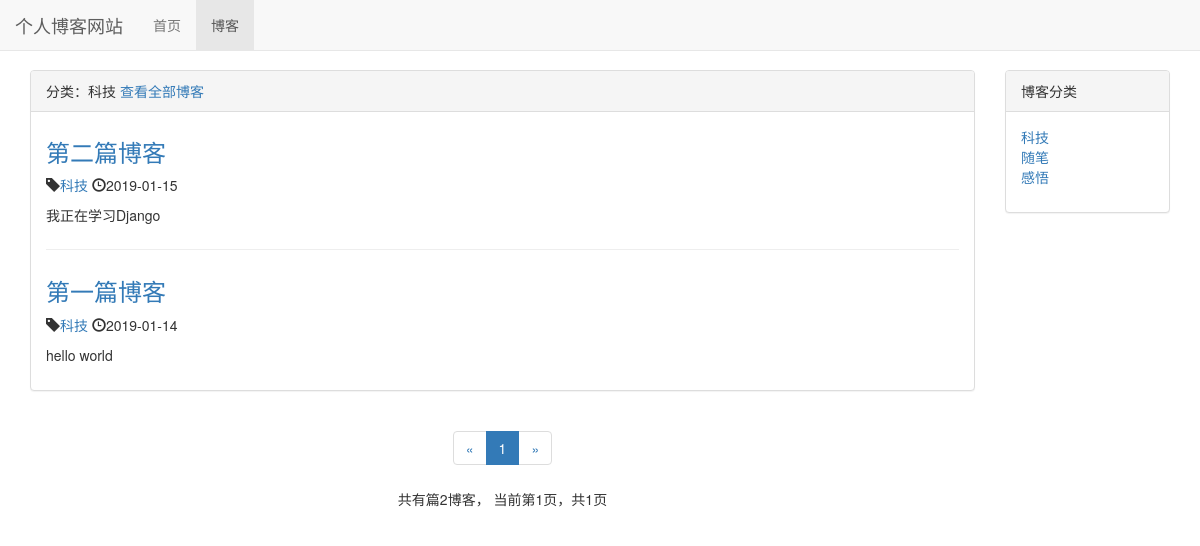
The app's page /blog/type/1, older data.
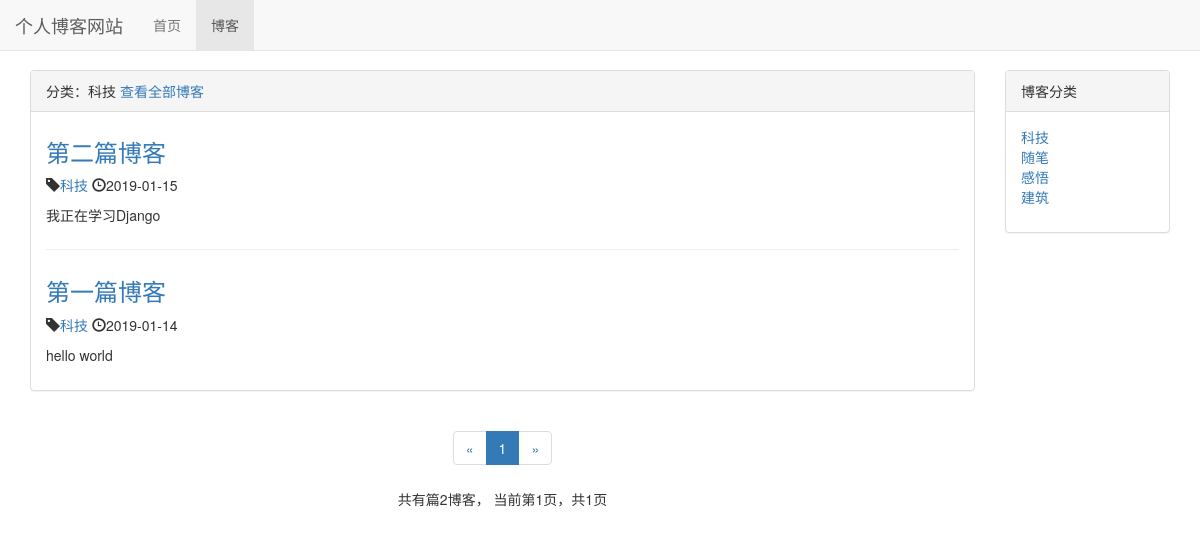
The same page, newer data.
### blog/models.py (models this page shows, shortened)
class Blog(models.Model):
    title = models.CharField(max_length=50)
    blog_type = models.ForeignKey(BlogType, default='', on_delete=models.DO_NOTHING)
    content = models.TextField()
    author = models.ForeignKey(User, on_delete=models.DO_NOTHING)
    created_time = models.DateTimeField(auto_now_add=True)
    last_updated_time = models.DateTimeField(auto_now_add=True)
    class Meta:
        ordering = ['-created_time']

class BlogType(models.Model):
    type_name = models.CharField(max_length=15)
    def __str__(self):
        return self.type_name

### blog/views.py (the view)
# urls.py: path('type/<int:blog_type_pk>', views.blogs_with_type, name="blogs_with_type"),
def blogs_with_type(request, blog_type_pk):
    blog_type = get_object_or_404(BlogType, pk=blog_type_pk)
    blogs_all_list = Blog.objects.filter(blog_type=blog_type)
    paginator = Paginator(blogs_all_list, settings.BLOG_NUMBER_OF_EACH_PAGE)  # 每2页进行分页
    page_num = request.GET.get('page', 1)  # 获取url的页面参数
    page_of_blogs = paginator.get_page(page_num)
    currenter_page_num = page_of_blogs.number  # 获取当前页码
    page_range = list(range(max(currenter_page_num - 2, 1), currenter_page_num)) + \
                 list(range(currenter_page_num, min(currenter_page_num + 2, paginator.num_pages) + 1))
    if page_range[0] - 1 >= 2:
        page_range.insert(0, '...')
    if paginator.num_pages - page_range[-1] >= 2:
        page_range.append('...')
    if page_range[0] != 1:
        page_range.insert(0, 1)
    if page_range[-1] != paginator.num_pages:
        page_range.append(paginator.num_pages)
    context = {}
    context['blog_type'] = blog_type
    context['blogs'] = page_of_blogs.object_list
    context['page_of_blogs'] = page_of_blogs
    context['page_range'] = page_range
    context['blog_types'] = BlogType.objects.all()
    return render_to_response('blog/blogs_with_type.html', context)

### blog/templates/blog/blogs_with_type.html (shortened to what this page needs)
{% extends 'blog/blog_list.html' %}
{% block blog_list_title %}
    分类：{{ blog_type.type_name }}
    <a href="{% url 'blog_list' %}">查看全部博客</a>
{% endblock %}

### blog/templates/blog/blog_list.html (shortened to what this page needs)
{% extends 'base.html' %}
{% block nav_blog_active %}active{% endblock %}
{% load staticfiles %}
{% block header_extends %}
<link href="{% static 'blog/blog.css' %}" rel="stylesheet">
{% endblock %}
{% block content %}
<div class="container">
    <div class="row">
        <div class="col-xs-12 col-sm-8 col-md-9 col-lg-10">
            <div class="panel panel-default">
                <div class="panel-heading">{% block blog_list_title %}博客列表{% endblock %}
                </div>
                <div class="panel-body">
                    {% for blog in blogs %}
                    <div class="blog">
                        <h3><a href="{% url 'blog_detail' blog.pk %}">{{ blog.title }}</a></h3>
                        <p class="blog-info">
                            <span class="glyphicon glyphicon-tag"></span><a
                                href="{% url 'blogs_with_type' blog.blog_type.pk %}">{{ blog.blog_type }}</a>
                            <span class="glyphicon glyphicon-time"></span>{{ blog.created_time|date:"Y-m-d" }}
                        </p>
                        <p>{{ blog.content|truncatechars:30 }}</p>
                    </div>
                    {% empty %}
                    <div class="blog">
                        <h3>-- 暂无博客，敬请期待 --</h3>
                    </div>
                    {% endfor %}
                </div>
            </div>
            <div class="paginator">
                <ul class="pagination">
                    <li>
                        {% if page_of_blogs.has_previous %}
                            <a href="?page={{page_of_blogs.previous_page_number}}" aria-label="Previous">
                            <span aria-hidden="true">&laquo;</span>
                            </a>
                        {%else%}
                            <span aria-hidden="true">&laquo;</span>
                        {%endif%}
                    </li>
                    {% for page_num in page_range %}
                        {% if page_num == page_of_blogs.number %}
                            <li class="active"><a href="?page={{ page_num }}">{{ page_num }}</a></li>
                        {% else %}
                            {% if page_num == '...' %}
                                <li><span>{{ page_num }}</span></li>
                            {% else %}
                                <li><a href="?page={{ page_num }}">{{ page_num }}</a></li>
                            {% endif %}
                        {% endif %}
                    {% endfor%}
                    <li>
                        {% if page_of_blogs.has_next %}
                            <a href="?page={{page_of_blogs.next_page_number}}" aria-label="Next">
                                <span aria-hidden="true">&raquo;</span>
                            </a>
                        {%else%}
                            <span aria-hidden="true">&raquo;</span>
                        {%endif%}
                    </li>
                </ul>
                <p>
                    共有篇{{page_of_blogs.paginator.count}}博客，
                    当前第{{page_of_blogs.number}}页，共{{page_of_blogs.paginator.num_pages}}页
                </p>
            </div>
        </div>
        <div class="hidden-xs col-sm-4 col-md-3 col-lg-2">
            <div class="panel panel-default">
                <div class="panel-heading">博客分类</div>
                <div class="panel-body">
                    <ul class="blog-types">
                        {% for blog_type in blog_types %}
                        <li><a href="{% url 'blogs_with_type' blog_type.pk %}">{{ blog_type.type_name }}</a></li>
                        {% empty %}
                        <li>暂无分类</li>
                        {% endfor %}
                    </ul>
                </div>
            </div>
        </div>
    </div>
</div>
{% endblock %}

Row changes from the older to the newer data that the page shows:
added BlogType: type_name "建筑"
